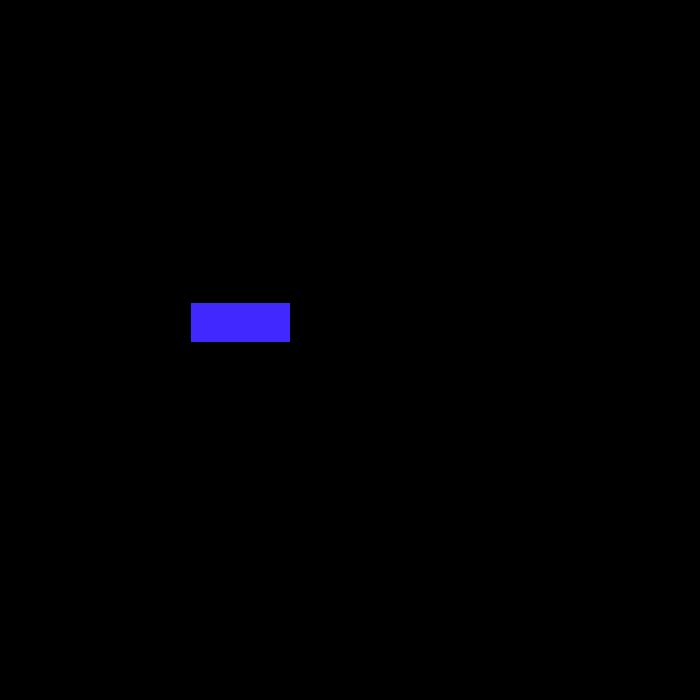
Frame 1 (no input)
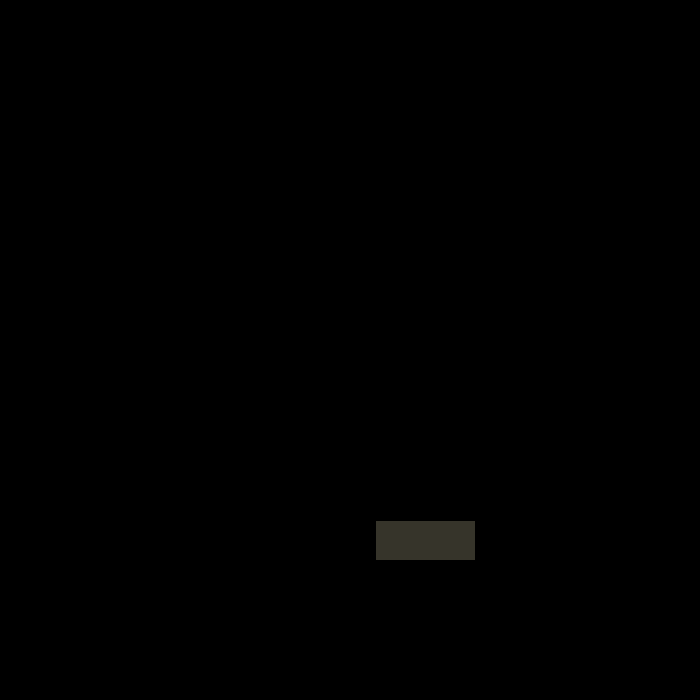
Frame 60 (the mouse pressed at the canvas centre just before this capture)
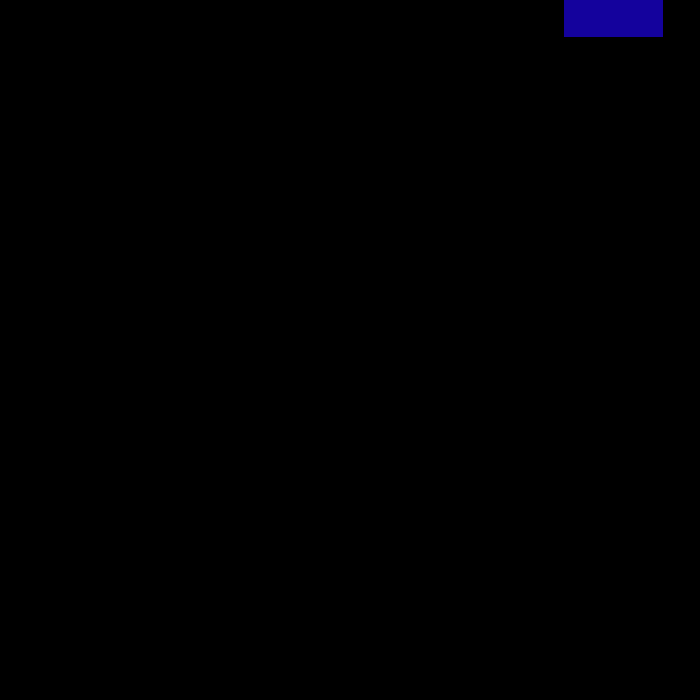
Frame 120 (the mouse held since frame 60 and released just before this capture)

The Processing sketch that drew these frames (run headless with seeded random() and noise(); from frame 60 on, the mouse is pressed at the canvas centre):

// Processing sketch: rectangle_floating
// ── rectangle_floating.pde
int rectWidth = 100;
int rectHeight = 40;
float rectR, rectG, rectB;
float rectSpeedX, rectSpeedY;
float rectX, rectY;

void setup() {
  size(700, 700);
  changeColor();
  rectSpeedX = random(1, 10);
  rectSpeedY = random(1, 10);
  rectX = random(0, width-rectWidth);
  rectY = random(0, height-rectHeight);
}

void draw() {
  background(0);
  drawRect();
  move();
  detectCollision();
}

void drawRect() {
  fill(rectR, rectG, rectB);
  rect(rectX, rectY, rectWidth, rectHeight);
}
void move() {
  rectX+=rectSpeedX;
  rectY+=rectSpeedY;
}
void detectCollision() {
  if (rectX+rectWidth >= width) {
    rectSpeedX*=-1;
    changeColor();
  }
  if (rectX <= 0) {
    rectSpeedX*=-1;
    changeColor();
  }
  if (rectY+rectHeight >= height) {
    rectSpeedY*=-1;
    changeColor();
  }
  if (rectY <= 0) {
    rectSpeedY*=-1;
    changeColor();
  }
}
void changeColor() {
  rectR = random(0, 100);
  rectG = random(0, 155);
  rectB = random(0, 455);
}
